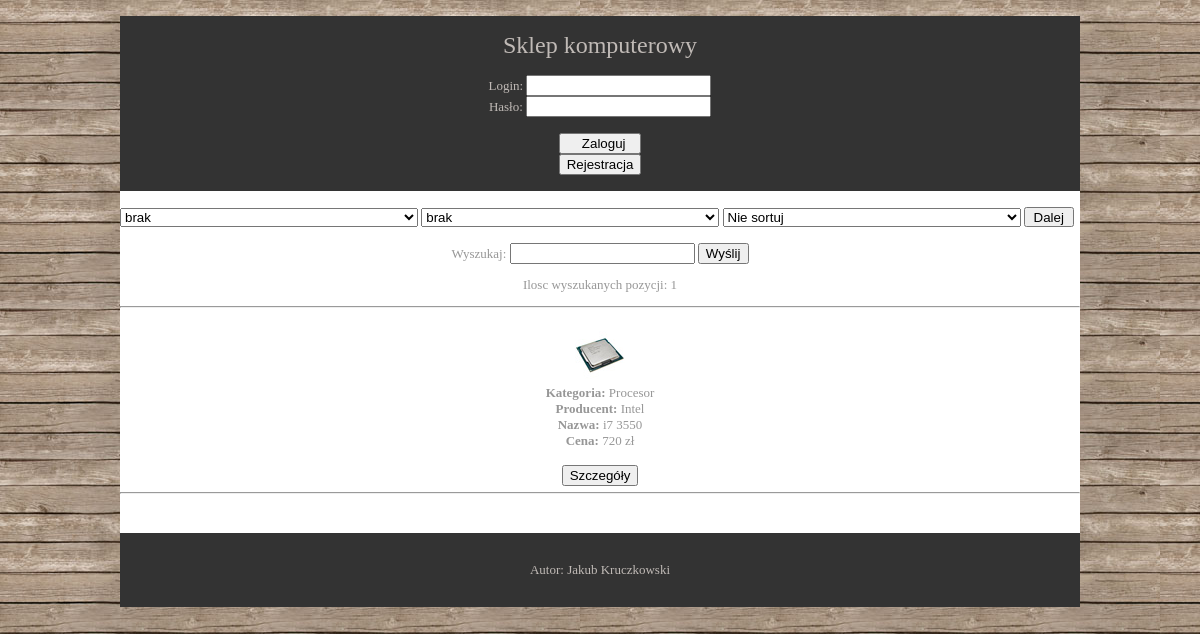
The app's page /index2.php?imie=Bardzo szybki with its own data.
### tables this page shows
CREATE TABLE `produkt` (
  `ID` smallint(6) NOT NULL,
  `Producent_ID` smallint(6) NOT NULL,
  `Nazwa` text NOT NULL,
  `Kategoria` text NOT NULL,
  `Cena` double NOT NULL,
  `Opis` text NOT NULL,
  `Zdjecie` text NOT NULL
);

CREATE TABLE `producent` (
  `ID` smallint(6) NOT NULL,
  `Nazwa` text NOT NULL,
  `Adres` text NOT NULL
);

### index2.php (the view, shortened to what this page needs)
<!DOCTYPE html>
<html lang="en" dir="ltr">
<head>
	<link rel="stylesheet" href="style.css" type="text/css">
</head>
<body>
<br>
<div class="wrapper cz1">
	<header id="header" class="clear">
	<br><h1>Sklep komputerowy</h1><br>
	</header>
<?php
if (@$_SESSION['logowanie'] == 'zalogowano') {
echo "<br><div class='logowanie'>";
echo "<p> Zalogowany jako: ".$_SESSION['user']."</p>";
echo "<form method='post' action='wyloguj.php'><br><br>";
echo "<input class='input-btn' type='submit' name='wyloguj' value=' Wyloguj'><br>";
echo "</form>";
echo "<form method='post' action='koszyk.php'>";
echo "<input class='input-btn' type='submit' name='do_koszyka' value=' Koszyk '>";
echo "</form>";
echo "</div><br>";
}
else{
	echo '<div class="logowanie">';
	echo '<form method="post" action="zaloguj.php">';
	echo 'Login: <input type="text" name="login"><br>';
	echo 'Hasło: <input type="password" name="haslop"><br><br>';
	echo '<input type="submit" name="submitlog" value="    Zaloguj  ">';
	echo '</form>';
	echo '<form method="post" action="rejestracja.php">';
	echo '<input type="submit" name="submitlog" value="Rejestracja">';
	echo '</form>';
	echo '</div><br>';
}
?>
</div>
<div class="wrapper cz2"><br>
<?php
$polaczenie = mysql_pconnect("localhost", "root", "") or die ("Nie mozna polaczyc sie z serwerem");
		if($_POST) {
		$c1 = $_POST["kategoria"];
		$c2 = $_POST["producent"];
		$c3 = $_POST["cena"];
		}
		else {
		$c3 = null;
		}
?>
<form action="index.php" method="post" style="text-align: left">
<select name="kategoria" style="width: 298px">
	<option>brak</option>
</select>
<select name="producent" style="width: 298px">
    <option>brak</option>
</select>
<select value="malejaco" name="cena" style="width: 298px">
    <option <?php if($c3 == "Nie sortuj") echo "selected"?>>Nie sortuj</option>
</select>
<input type="submit" value="Dalej" style="width: 50px; height:20px;"/>
</form>
 <form action="index2.php" method="GET"><br>
  Wyszukaj: <input type=text name="imie"/>
  <input type=submit value="Wyślij"/>
  </form>
<?php
@$wyszukaj = $_GET['imie'];
$zapytanie = "select produkt.ID, producent.Nazwa, produkt.Nazwa, Kategoria, Opis, Cena, Zdjecie from produkt INNER JOIN producent ON produkt.Producent_ID = producent.ID ";
if ($wyszukaj!="") {
        $zapytanie = $zapytanie . " where Opis like '%".$wyszukaj."%'";
    }
else{
$zapytanie = "select produkt.ID, producent.Nazwa, produkt.Nazwa, Kategoria, Opis, Cena, Zdjecie from produkt INNER JOIN producent ON produkt.Producent_ID = producent.ID ORDER BY produkt.ID";
}
$wynik=mysql_query($zapytanie, $polaczenie) or die(mysql_error());
$ile_znalezionych=mysql_num_rows($wynik);
echo '<p>Ilosc wyszukanych pozycji: '.$ile_znalezionych.'</p><hr><br>';
for ($i = 0; $i < $ile_znalezionych; $i++)
{
    $dane = mysql_fetch_array($wynik);
echo '<div style="width: 25%; display:inline-block;">';
    for ($j = 0; $j < 7; $j++)
    {
        if ($j==0)
			echo "<img src=".$dane[6]." alt='obrazek'><br />";
        if ($j==2)
            echo "<b>Producent: </b>".$dane[1]."<br />";
        if ($j==3)
            echo "<b>Nazwa: </b>".$dane[2]."<br />";
        if ($j==1)
            echo "<b>Kategoria: </b>".$dane[3]."<br/>";
        if ($j==5)
            echo "<b>Cena: </b>".$dane[5]." zł<br />";
    }
	echo'<br>';
  echo '<form action="szczegoly.php" method="post" style="text-align: left">';
  echo  '<input type="submit" value="Szczegóły" style="margin : 0 auto; display: block;"/>';
  echo "</form>";
  echo '</div>';
}
echo "<hr>";
?>
<br>
<br>
</div>
<div class="wrapper cz1">
  <footer id="stopka" class="clear">
    <br><p>Autor: Jakub Kruczkowski</p><br>
  </footer>
</div>
<br>
</body>
</html>

### style.css (style rules this page uses)
body { margin:0; padding:0; font-size:13px; font-family:Georgia, "Times New Roman", Times, serif; background-image: url("bg1.jpg"); }
div.wrapper { display:block; margin:0 auto; width:960px; text-align:center; }
.cz1 { color:#C0BAB6; background-color:#333333; }
.cz2 { color:#979797; background-color:#FFFFFF; }
#header, #container, #footer { display:block; width:960px; }
h1, h2, h3, h4, h5, h6 { margin:0; padding:0; font-size:24px; font-weight:normal; font-style:normal; line-height:normal; }
* { box-sizing: border-box; }

### records on screen
produkt: Zdjecie (picture), Kategoria "Procesor", Producent_ID.Nazwa "Intel", Nazwa "i7 3550", Cena "720"

### other values on screen
$ile_znalezionych "1"
